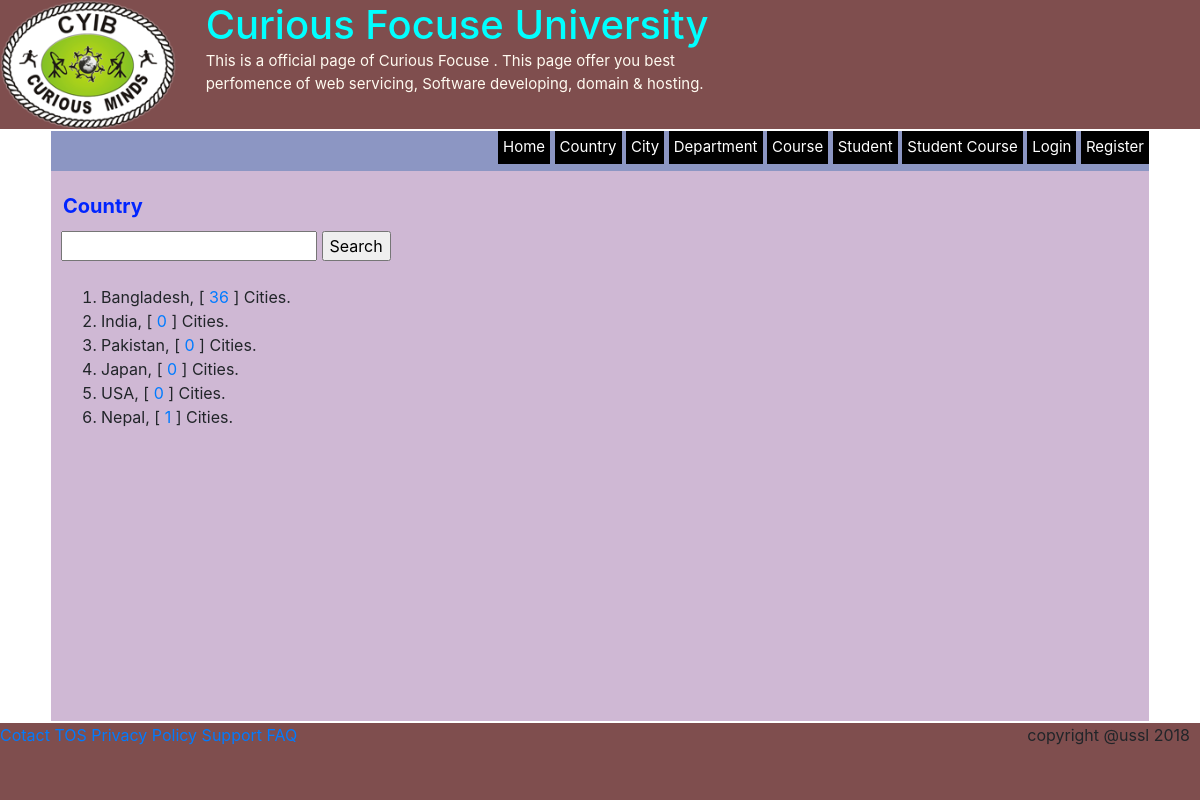
The app's page /?a=country with its own data.
### tables this page shows
CREATE TABLE `country` (
  `id` int(11) NOT NULL,
  `name` varchar(200) DEFAULT NULL
);

### client/country.php (the view, shortened to what this page needs)
<?php
	$search = "";
?>
<div class="search">
	<form method="post" action="">
		<input type="text" name="search" id="search" value="<?php print $search; ?>"/>
		<input type="submit" name="btnSearch" value="Search"/>
	</form>
</div><br />
<?php
	$sql = "SELECT cn.id, cn.name FROM country as cn";
	$table = mysqli_query($cn,$sql);
	print '<ol>';
	while($row = mysqli_fetch_assoc($table))
	{
		print '<li>';
		print str_replace($search, "<hl>".$search."</hl>", htmlentities($row["name"]));
		print findCities($row["id"]);
		print '</li>';
	}
	print '</ol>';
function findCities($id)
{
	global $cn;
	$sql = "select name from city where countryId = ".$id;
	$table = mysqli_query($cn, $sql);
	$s = "";
	while($row = mysqli_fetch_assoc($table))
	{
		$s = $s. $row["name"]."\n";
	}
	$s = ', [ <a href ="?a=city&country='.$id.'" title = "'.$s.'">'.mysqli_num_rows($table).'</a> ] Cities.';
	return $s;
}
?>

### css/index.css (style rules this page uses)
* { margin: 0 auto 0 auto; }
body { background: rgba(137,163,158,0.53); font-family: Segoe, "Segoe UI", "DejaVu Sans", "Trebuchet MS", Verdana, "sans-serif"; font-size: 14px; }

### records on screen
country: name "Bangladesh", mysqli_num_rows($table) "36"
country: name "India", mysqli_num_rows($table) "0"
country: name "Pakistan", mysqli_num_rows($table) "0"
country: name "Japan", mysqli_num_rows($table) "0"
country: name "USA", mysqli_num_rows($table) "0"
country: name "Nepal", mysqli_num_rows($table) "1"

### other values on screen
str_replace("_"," ",$_GET['a']) "Country"
